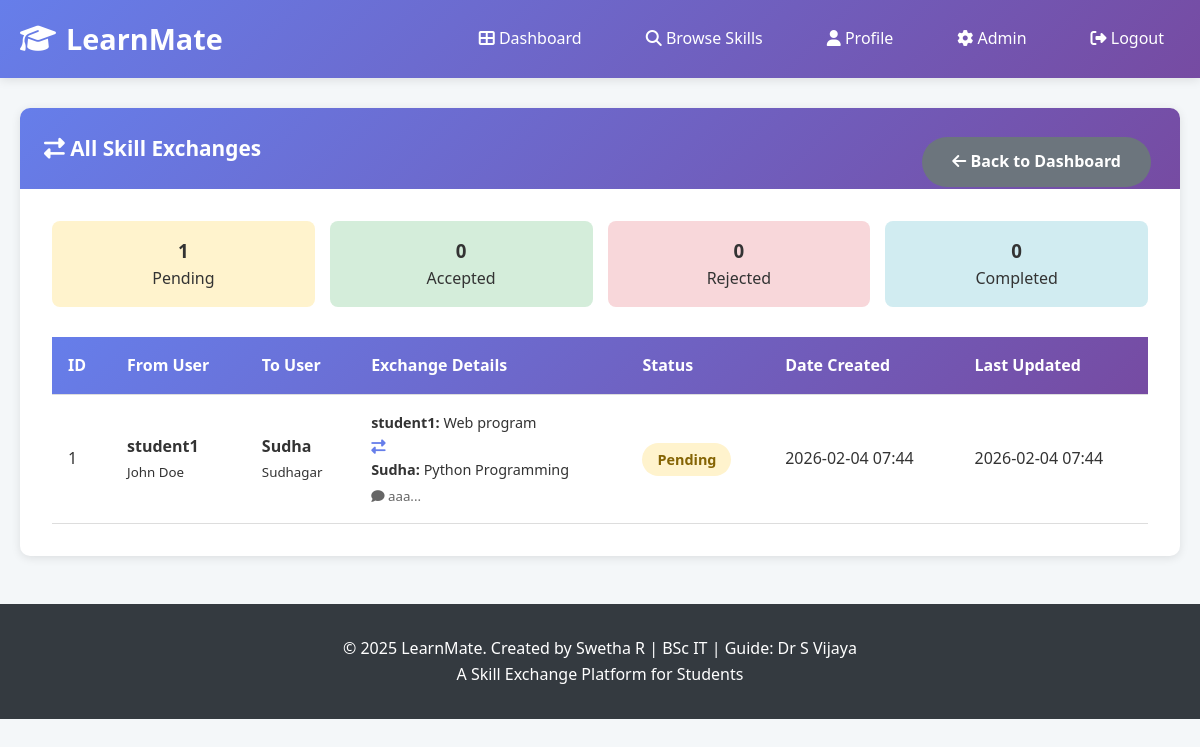
The app's page /admin/exchanges (signed in) with its own data.
### app.py (models this page shows)
class Exchange(db.Model):
    id = db.Column(db.Integer, primary_key=True)
    initiator_id = db.Column(db.Integer, db.ForeignKey('user.id'), nullable=False)
    receiver_id = db.Column(db.Integer, db.ForeignKey('user.id'), nullable=False)
    initiator_skill = db.Column(db.String(100), nullable=False)
    receiver_skill = db.Column(db.String(100), nullable=False)
    status = db.Column(db.String(50), default='pending')  # pending, accepted, rejected, completed
    message = db.Column(db.Text)
    created_at = db.Column(db.DateTime, default=datetime.utcnow)
    updated_at = db.Column(db.DateTime, default=datetime.utcnow, onupdate=datetime.utcnow)

class User(db.Model):
    id = db.Column(db.Integer, primary_key=True)
    username = db.Column(db.String(80), unique=True, nullable=False)
    email = db.Column(db.String(120), unique=True, nullable=False)
    password = db.Column(db.String(200), nullable=False)
    full_name = db.Column(db.String(100), nullable=False)
    college = db.Column(db.String(100))
    department = db.Column(db.String(100))
    year = db.Column(db.String(20))
    is_admin = db.Column(db.Boolean, default=False)
    created_at = db.Column(db.DateTime, default=datetime.utcnow)
    skills_offered = db.relationship('Skill', backref='user', lazy=True, foreign_keys='Skill.user_id')
    skills_wanted = db.relationship('SkillRequest', backref='user', lazy=True)
    exchanges_initiated = db.relationship('Exchange', foreign_keys='Exchange.initiator_id', backref='initiator', lazy=True)
    exchanges_received = db.relationship('Exchange', foreign_keys='Exchange.receiver_id', backref='receiver', lazy=True)

### app.py (the view)
@app.route('/admin/exchanges')
@admin_required
def admin_exchanges():
    exchanges = Exchange.query.all()
    return render_template('admin/exchanges.html', exchanges=exchanges)

### app.py (called while the page is built)
def admin_required(f):
    @wraps(f)
    def decorated_function(*args, **kwargs):
        if 'user_id' not in session:
            flash('Please login to access this page.', 'warning')
            return redirect(url_for('login'))
        user = User.query.get(session['user_id'])
        if not user or not user.is_admin:
            flash('Access denied. Admin privileges required.', 'danger')
            return redirect(url_for('index'))
        return f(*args, **kwargs)
    return decorated_function

### templates/admin/exchanges.html (shortened to what this page needs)
{% extends "base.html" %}
{% block content %}
<div class="container" style="margin-top: 30px;">
    <div class="card">
        <div class="card-header">
            <i class="fas fa-exchange-alt"></i> All Skill Exchanges
            <a href="{{ url_for('admin_dashboard') }}" class="btn btn-secondary" style="float: right;">
                <i class="fas fa-arrow-left"></i> Back to Dashboard
            </a>
        </div>
        <div class="card-body">
            <div style="display: grid; grid-template-columns: repeat(4, 1fr); gap: 15px; margin-bottom: 30px;">
                <div style="background: #fff3cd; padding: 15px; border-radius: 8px; text-align: center;">
                    <h3>{{ exchanges|selectattr('status', 'equalto', 'pending')|list|length }}</h3>
                    <p style="margin: 0;">Pending</p>
                </div>
                <div style="background: #d4edda; padding: 15px; border-radius: 8px; text-align: center;">
                    <h3>{{ exchanges|selectattr('status', 'equalto', 'accepted')|list|length }}</h3>
                    <p style="margin: 0;">Accepted</p>
                </div>
                <div style="background: #f8d7da; padding: 15px; border-radius: 8px; text-align: center;">
                    <h3>{{ exchanges|selectattr('status', 'equalto', 'rejected')|list|length }}</h3>
                    <p style="margin: 0;">Rejected</p>
                </div>
                <div style="background: #d1ecf1; padding: 15px; border-radius: 8px; text-align: center;">
                    <h3>{{ exchanges|selectattr('status', 'equalto', 'completed')|list|length }}</h3>
                    <p style="margin: 0;">Completed</p>
                </div>
            </div>
            <div class="table-container">
                <table>
                    <thead>
                        <tr>
                            <th>ID</th>
                            <th>From User</th>
                            <th>To User</th>
                            <th>Exchange Details</th>
                            <th>Status</th>
                            <th>Date Created</th>
                            <th>Last Updated</th>
                        </tr>
                    </thead>
                    <tbody>
                        {% for exchange in exchanges %}
                            <tr>
                                <td>{{ exchange.id }}</td>
                                <td>
                                    <strong>{{ exchange.initiator.username }}</strong><br>
                                    <small>{{ exchange.initiator.full_name }}</small>
                                </td>
                                <td>
                                    <strong>{{ exchange.receiver.username }}</strong><br>
                                    <small>{{ exchange.receiver.full_name }}</small>
                                </td>
                                <td>
                                    <div style="font-size: 0.9rem;">
                                        <strong>{{ exchange.initiator.username }}:</strong> {{ exchange.initiator_skill }}<br>
                                        <i class="fas fa-exchange-alt" style="color: #667eea;"></i><br>
                                        <strong>{{ exchange.receiver.username }}:</strong> {{ exchange.receiver_skill }}
                                    </div>
                                    {% if exchange.message %}
                                        <small style="color: #666; display: block; margin-top: 5px;">
                                            <i class="fas fa-comment"></i> {{ exchange.message[:50] }}...
                                        </small>
                                    {% endif %}
                                </td>
                                <td>
                                    <span class="status-badge status-{{ exchange.status }}">
                                        {{ exchange.status|capitalize }}
                                    </span>
                                </td>
                                <td>{{ exchange.created_at.strftime('%Y-%m-%d %H:%M') }}</td>
                                <td>{{ exchange.updated_at.strftime('%Y-%m-%d %H:%M') }}</td>
                            </tr>
                        {% endfor %}
                    </tbody>
                </table>
            </div>
        </div>
    </div>
</div>
{% endblock %}

### static/css/style.css (style rules this page uses)
* { margin: 0; padding: 0; box-sizing: border-box; }
:root { --primary-color: #4a90e2; --secondary-color: #357abd; --success-color: #28a745; --danger-color: #dc3545; --warning-color: #ffc107; --info-color: #17a2b8; --dark-color: #343a40; --light-color: #f8f9fa; --gradient: linear-gradient(135deg, #667eea 0%, #764ba2 100%); }
body { font-family: 'Segoe UI', Tahoma, Geneva, Verdana, sans-serif; line-height: 1.6; color: #333; background-color: #f4f7f9; }
.container { max-width: 1200px; margin: 0 auto; padding: 0 20px; }
.btn { display: inline-block; padding: 12px 30px; margin: 5px; border: none; border-radius: 50px; cursor: pointer; font-size: 1rem; text-decoration: none; transition: all 0.3s ease; font-weight: 600; }
.btn-secondary { background-color: #6c757d; color: white; }
.card { background: white; border-radius: 10px; box-shadow: 0 2px 10px rgba(0,0,0,0.1); overflow: hidden; margin-bottom: 2rem; }
.card-header { background: var(--gradient); color: white; padding: 1.5rem; font-size: 1.3rem; font-weight: bold; }
.card-body { padding: 2rem; }
.table-container { overflow-x: auto; }
table { width: 100%; border-collapse: collapse; background: white; }
table thead { background: var(--gradient); color: white; }
table th, table td { padding: 1rem; text-align: left; border-bottom: 1px solid #ddd; }
.status-badge { display: inline-block; padding: 5px 15px; border-radius: 20px; font-size: 0.9rem; font-weight: 600; }
.status-pending { background-color: #fff3cd; color: #856404; }

### records on screen
Exchange: id "1", initiator.username "student1", initiator.full_name "John Doe", receiver.username "Sudha", receiver.full_name "Sudhagar", initiator_skill "Web program", receiver_skill "Python Programming", message "aaa", status "Pending", created_at "2026-02-04 07:44", updated_at "2026-02-04 07:44"

### other values on screen
{{ exchanges|selectattr('status', 'equalto', 'pending')|list|length }} "1"
{{ exchanges|selectattr('status', 'equalto', 'accepted')|list|length }} "0"
{{ exchanges|selectattr('status', 'equalto', 'rejected')|list|length }} "0"
{{ exchanges|selectattr('status', 'equalto', 'completed')|list|length }} "0"
